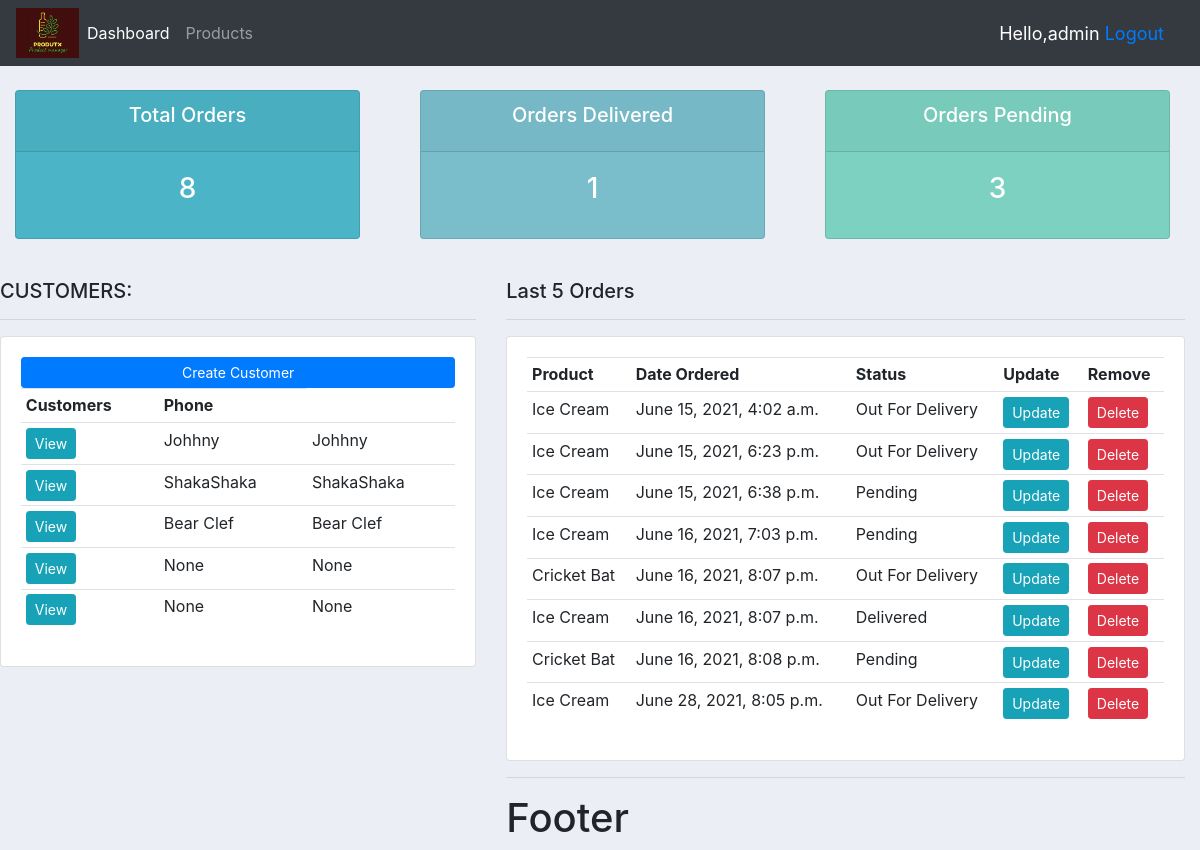
The app's page / (signed in), older data.
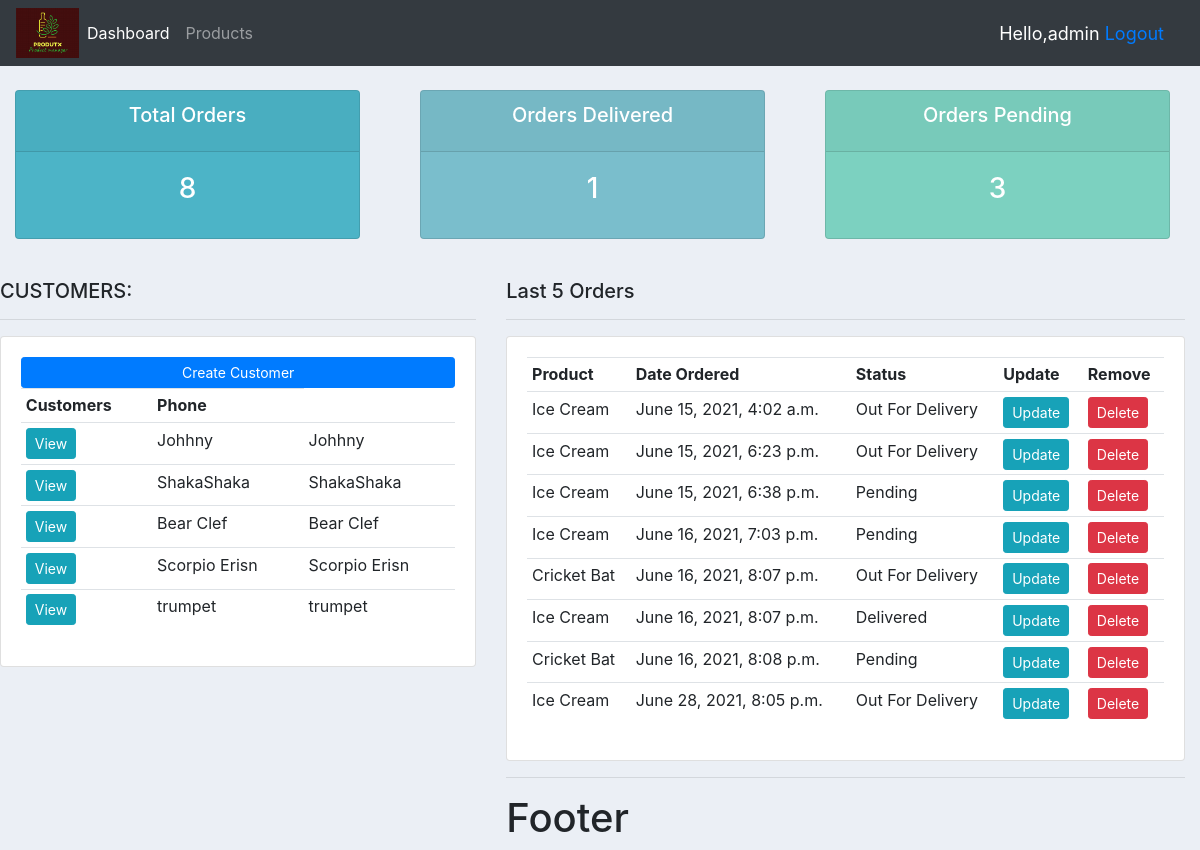
The same page, newer data.
### accounts/models.py (models this page shows, shortened)
class Customer(models.Model):
    user = models.OneToOneField(User, null=True, blank=True, on_delete=models.CASCADE)
    name = models.CharField(max_length=200,null=True)
    email = models.EmailField(max_length=254,null=True)
    phone = models.CharField(max_length=15,null=True)
    profile_pic= models.ImageField(default="profile.png",null=True,blank=True)
    date_created = models.DateTimeField(auto_now_add=True,null=True)

class Order(models.Model):
    STATUS = (
        ('Pending','Pending'),
        ('Out For Delivery','Out for delivery'),
        ('Delivered','Delivered'),
    )
    customer = models.ForeignKey(Customer,null=True,on_delete=models.SET_NULL)
    product=  models.ForeignKey(Product,null=True,on_delete=models.SET_NULL)
    date_created = models.DateTimeField(auto_now_add=True,null=True)
    status = models.CharField(choices=STATUS, max_length=50)
    note = models.CharField(max_length=50,null=True)

class Product(models.Model):
    CATEGORY = (
        ('Indoor','Indoor'),
        ('Outdoor','Outdoor')
    )
    name = models.CharField( max_length=150,null=True)
    price = models.FloatField(null=True)
    category = models.CharField(max_length=200,null=True,choices=CATEGORY)
    description =models.CharField(max_length=200,null=True,blank=True)
    date_created = models.DateTimeField(auto_now_add=True,null=True)
    tags = models.ManyToManyField(Tag)
    def __str__(self) -> str:
        return self.name

### accounts/decorators.py (the view)
    def wrapper_function(request,*args, **kwargs):
        group=None
        if request.user.groups.exists():
            group = request.user.groups.all()[0].name
        if group == "customer":
            return redirect('home')
        if group == "admin":
            return view_func(request,*args, **kwargs)

### accounts/views.py (called while the page is built)
@login_required(login_url='login')
@admin_only
def home(request):
    orders = Order.objects.all()
    customers = Customer.objects.all()
    total_customers = customers.count()
    total_orders = orders.count()
    delivered = orders.filter(status='Delivered').count()
    pending= orders.filter(status='Pending').count()
    context = {'orders':orders,'customers':customers,
   'total_customers': total_customers,'total_orders':total_orders,
    'delivered':delivered,'pending':pending}
    return render(request,'accounts/dashboard.html',context)

### accounts/templates/accounts/dashboard.html (shortened to what this page needs)
{% extends 'accounts/main.html' %}
{% block content %}
{% include 'accounts/status.html' %}
<br>
<div class='row'>
    <div class='col-md-5'>
        <h5>CUSTOMERS:</h5>
        <hr>
        <div class="card card-body">
            <a class="btn btn-primary btn-sm btn-block" href="">
            Create Customer</a>
            <table class="table table-sm">
                <tr>
                    <th>Customers</th>
                    <th>Phone</th>
                </tr>
                {% for customer  in customers %}
                    <tr>
                        <td><a class="btn btn-sm btn-info" href="{% url 'customer' customer.id %}">View</a></td>
                        <td>{{customer.name}}</td>
                        <td>{{customer.name}} </td>
                    </tr>
                {% endfor %}
            </table>
        </div>
    </div>
    <div class='col-md-7'>
        <h5> Last 5 Orders </h5>
        <hr>
        <div class="card card-body">
            <table class="table table-sm">
                <tr>
                    <th>Product</th>
                    <th>Date Ordered</th>
                    <th>Status</th>
                    <th>Update</th>
                    <th>Remove</th>
                </tr>
                {% for order  in orders %}
                    <tr>
                        <td>{{order.product}}</td>
                        <td>{{order.date_created}}</td>
                        <td>{{order.status}} </td>
                        <td><a class="btn btn-sm btn-info"  href="{%url 'update_order' order.id%}">Update</a></td>
                        <td><a class="btn btn-sm btn-danger"  href="{%url 'delete_order' order.id%}">Delete</a></td>
                    </tr>
                {% endfor %}
            </table>
        </div>
{% endblock content %}

Row changes from the older to the newer data that the page shows:
removed Customer: name "None"
removed Customer: name "None"
added Customer: name "Scorpio Erisn"
added Customer: name "trumpet"
